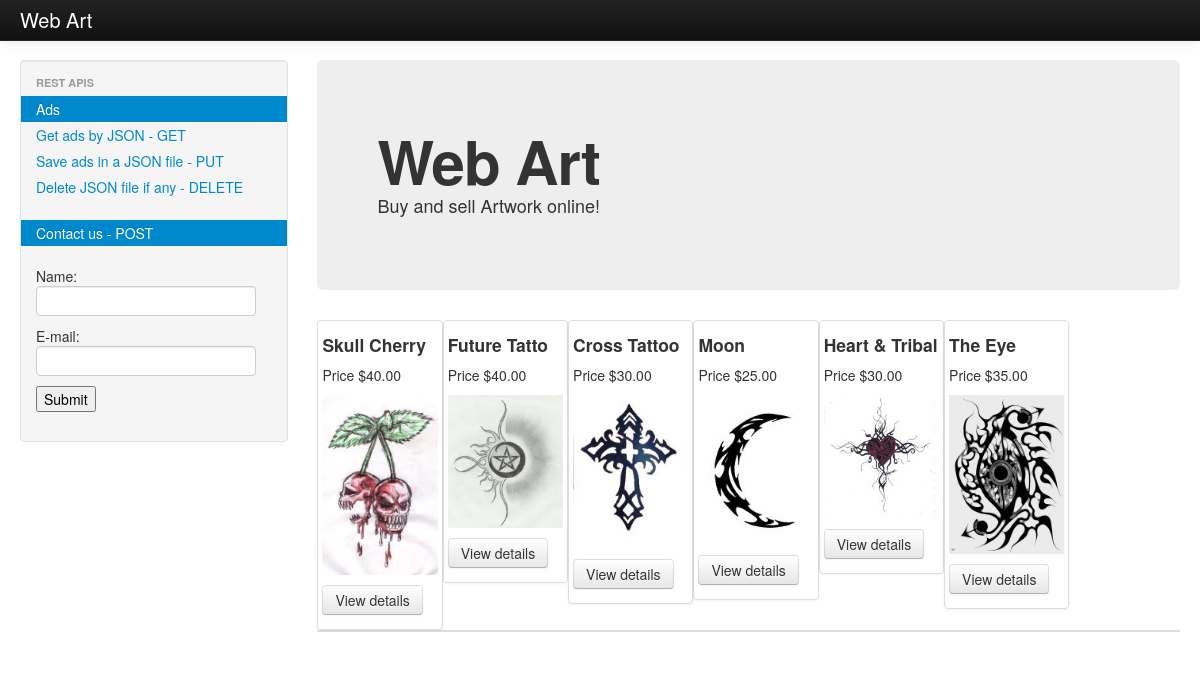
The page / on the database its author committed.
### tables this page shows
CREATE TABLE ad (
  id BIGINT UNSIGNED NOT NULL AUTO_INCREMENT UNIQUE,
  id_category BIGINT UNSIGNED NOT NULL,
  id_user BIGINT UNSIGNED NOT NULL,
  description VARCHAR(3000) NOT NULL,
  title VARCHAR(200) NOT NULL,
  price DECIMAL(10,2) NOT NULL,
  url_image VARCHAR(200),
  date TIMESTAMP,
  CONSTRAINT ad_pkey PRIMARY KEY (id),
  FOREIGN KEY (id_category) REFERENCES category(id),
  FOREIGN KEY (id_user) REFERENCES user(id));

### index.php (the view, shortened to what this page needs)
<!DOCTYPE html>
<html lang="en">
	<head>
		<link href="./bootstrap/css/bootstrap.css" rel="stylesheet">
		<link href="./bootstrap/css/bootstrap-responsive.css" rel="stylesheet">
	</head>
	<body>
		<div class="navbar navbar-inverse navbar-fixed-top">
			<div class="navbar-inner">
				<div class="container-fluid">
					<a class="brand">Web Art</a>
				</div>
			</div>
		</div>
		<div class="container-fluid">
			<div class="row-fluid">
				<div class="span3">
					<div class="well sidebar-nav">
						<ul class="nav nav-list">
							<li class="nav-header">REST APIs</li>
							<li class="active"><a>Ads</a></li>
							<li><a href="ad/getAds.json">Get ads by JSON - GET</a></li>
							<li><a href="ad/saveAdsFile">Save ads in a JSON file - PUT</a></li>
							<li><a href="ad/deleteAdsFile">Delete JSON file if any - DELETE</a></li>
							<br>
							<li class="active"><a>Contact us - POST</a></li>
							<br>
							<form action="ad/contactUs" method="post">
				<li>Name: <input type="text" name="name"><br></li>
				<li>E-mail: <input type="text" name="email"><br></li>
				<li><input type="submit"></li>
				</form>
					</div>
				</div>
				<div class="span9">
					<div class="hero-unit">
						<h1>Web Art</h1>
						<p>Buy and sell Artwork online!</p>
					</div>
					<div id="content">
						<table width="600" cellpadding="3" class="table table-hover table-bordered">
							<tbody>
							<?php
								$con = mysqli_connect("localhost","evarbdec_root","root123","evarbdec_websalesdb");
								$result = mysqli_query($con,"SELECT * FROM ad");
																while($row = mysqli_fetch_array($result))
								{
									echo ' <div class="pagination pagination-large"><div class="thumbnail right-caption span2"><h4>'.$row['title'].'</h4><p>Price $'.$row['price'].'</p><p><img src="'.$row['url_image'].'"/></p> <p><a class="btn" href="adPage.php?id='.$row['id'].'">View details</a></p></div></div>';
																}
							?>
							</tbody>
					</div>
				</div>
			</div>
		</div>
	</body>
</html>

### index.php (style rules this page uses)
body { padding-top: 60px; padding-bottom: 40px; }
.sidebar-nav { padding: 9px 0; }

### rows shown on the page
ad: title "Skull Cherry", price "40.00", url_image (picture)
ad: title "Future Tatto", price "40.00", url_image (picture)
ad: title "Cross Tattoo", price "30.00", url_image (picture)
ad: title "Moon", price "25.00", url_image (picture)
ad: title "Heart & Tribal", price "30.00", url_image (picture)
ad: title "The Eye", price "35.00", url_image (picture)
